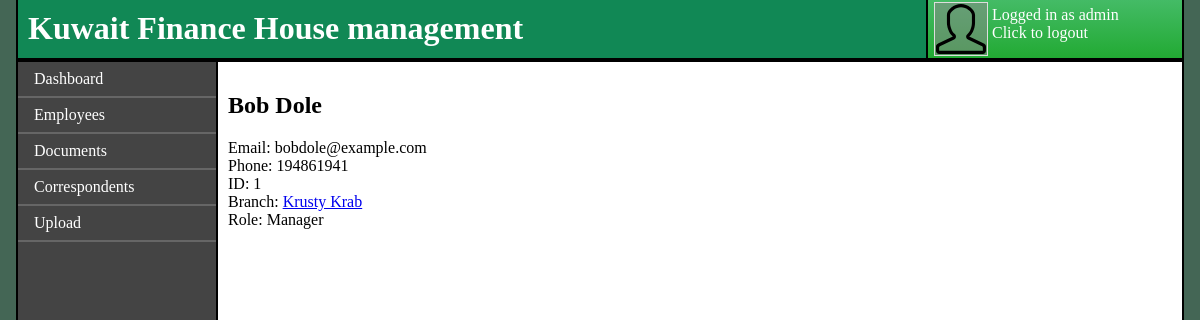
/employees/details/1 (signed in), run on the app's committed database.
### home/models.py (models this page shows)
class Employee(models.Model):
    id = models.AutoField(primary_key=True)
    first_name = models.CharField(max_length=50)
    middle_name = models.CharField(max_length=50, null=True)
    last_name = models.CharField(max_length=50, null=True)
    email = models.CharField(max_length=50)
    password = models.CharField(max_length=50, blank=True, null=True)
    phone = models.CharField(max_length=16, null=True)
    branch = models.ForeignKey("Branch", on_delete=models.PROTECT)
    role = models.ForeignKey("Role", on_delete=models.PROTECT)

class Branch(models.Model):
    id = models.AutoField(primary_key=True)
    name = models.CharField(max_length=50)
    address = models.CharField(max_length=150)

class Role(models.Model):
    id = models.AutoField(primary_key=True)
    name = models.CharField(max_length=50)

### home/views.py (the view)
# urls.py: path("employees/details/<int:id>", views.EmployeeDetails, name="employee_details"),
@login_required
def EmployeeDetails(request, id):
    employee = Employee.objects.get(id=id)
    context = {
        'employee': employee
    }
    return render(request, 'employee-details.html', context)

### home/templates/employee-details.html (shortened to what this page needs)
{% extends "master.html" %}
{% block content %}
    <h2>
        {{ employee.first_name }}
        {% if employee.last_name != null %}
            {{ employee.last_name }}
        {% endif %}
    </h2>
    <p>
        Email: {{ employee.email }}<br>
        Phone: {{ employee.phone }}<br>
        ID: {{ employee.id }}<br>
        Branch: <a href="TBA">{{ employee.branch.name }}</a><br>
        Role: {{ employee.role.name }}
    </p>
{% endblock %}

### home/templates/master.html (shortened to what this page needs)
{% load static %}
<!DOCTYPE html>
<html lang="en">
<head>
    <link rel="stylesheet" href="{% static 'styles.css' %}">
</head>
<body>
<header>
    <h1>Kuwait Finance House management</h1>
    {% if not request.user.is_authenticated %}
        <a id="login-button" href="{% url 'login' %}">
            <img src="{% static 'img/user_icon.svg' %}" alt="profile picture">
            <span>Click here to login</span>
        </a>
    {% else %}
        <a id="login-button" href="{% url 'logout' %}">
            <img src="{% static 'img/user_icon.svg' %}" alt="profile picture">
            <span>Logged in as {{ request.user.username }}<br>
            Click to logout</span>
        </a>
    {% endif %}
</header>
<nav>
    <a href="{% url 'index' %}">Dashboard</a>
    <a href="{% url 'employees' %}">Employees</a>
    <a href="{% url 'documents' %}">Documents</a>
    <a href="{% url 'correspondents' %}">Correspondents</a>
    <a href="{% url 'upload' %}">Upload</a>
</nav>
<div id="content-main">
    {% block content %}{% endblock %}
</div>
</body>
</html>

### home/static/styles.css (style rules this page uses)
html { background-color: #465; height: 100%; margin: 0 auto; max-width: 73em; }
body { display: grid; grid-template-rows: 62px auto; grid-template-columns: 200px auto; border-left: 2px solid #000; border-right: 2px solid #000; background-color: white; min-height: 100%; margin: 0; }
header { grid-row: 1; grid-column: 1 / 3; background-color: #185; color: white; border-bottom: 4px solid #000; position: relative; overflow: hidden; }
header h1 { margin: 0; padding: 10px; white-space: nowrap; position: absolute; }
header #login-button { padding: 2px; color: white; text-decoration: none; width: 250px; z-index: 4; position: absolute; right: 0; background: linear-gradient(#4B6, #2A3); border-left: 2px solid #000; }
header #login-button img { float: left; margin: auto 4px auto 4px; width: 50px; height: 50px; border: 1px solid #DDD; padding: 1px; background-color: #8888; }
header #login-button span { padding: 4px; display: block; }
nav { grid-row: 2; grid-column: 1; display: flex; flex-flow: column; background-color: #444; border-right: 2px solid #000; }
nav a { text-decoration: none; color: white; padding: 0.5em 1em; border-bottom: 2px solid #666; }
#content-main { grid-row: 2; grid-column: 2; padding: 10px; float:left; background-color: white; }

### data on the page
Employee: first_name "Bob", last_name "Dole", email "bobdole@example.com", phone "194861941", id "1", branch.name "Krusty Krab", role.name "Manager"

### other printed values
{{ request.user.username }} "admin"
